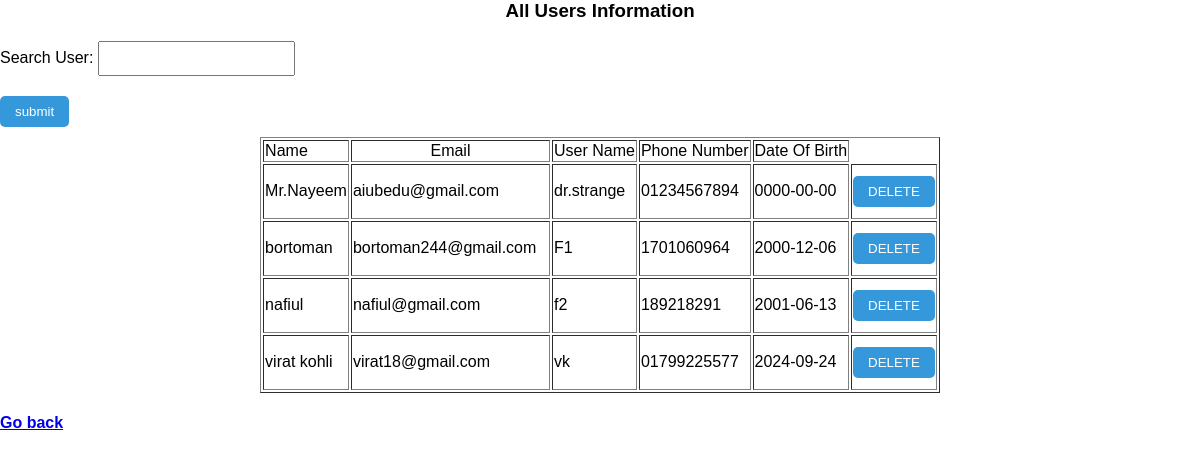
Screenshot of /controller/showAllUser.php with the database file from the repository.
### tables this page shows
CREATE TABLE `userinfo` (
  `Name` varchar(20) NOT NULL,
  `Email` varchar(30) NOT NULL,
  `UserName` varchar(20) NOT NULL,
  `Password` varchar(20) NOT NULL,
  `Phone` varchar(20) NOT NULL,
  `DOB` date NOT NULL,
  `OTP` int(10) NOT NULL,
  `ProfilePic` varchar(100) NOT NULL
);

### model/userModel.php (called while the page is built, shortened)
<?php
function showAllUsers() {
    $con = getConnection();
    $sql = "select * from userinfo where userName!='admin'";
    $result = mysqli_query($con, $sql);
    return $result;
}
?>

### controller/showAllUser.php (the view, shortened to what this page needs)
 <?php
require_once('../model/userModel.php');
?>
<link rel="stylesheet"  href="../asset/CSS/style.css">
<table border=1 align="center">
    <tr>
        <td>Name</td>
        <td align="center"  width=30%>Email</td>
        <td>User Name</td>
        <td>Phone Number</td>
        <td>Date Of Birth</td>
    </tr>
    <h3 align="center">All Users Information</h3>
    <form action="" method="post" onsubmit ="searchUser()">
    Search User: <input type="text" name="userName" value="" /> <br>
    <input type="submit" value="submit">
    </form>
    <?php
    if (isset($_REQUEST['userName'])) {
        $userName = $_REQUEST['userName'];
        $result = searchUsers($userName);
        while ($user = mysqli_fetch_assoc($result)) {
            ?>
            <tr>
                <td><?= $user['Name'] ?></td>
                <td><?= $user['Email'] ?></td>
                <td><?= $user['UserName'] ?></td>
                <td><?= $user['Phone'] ?></td>
                <td><?= $user['DOB'] ?></td>
                <form method="POST">
            <input type="hidden" name="deleteUser" value="<?= $user['UserName'] ?>">
            <td><input type="submit" value="DELETE">
        </tr>
        </form>
            </tr>
        <?php
        }
    }
    else {
    $result =showAllUsers();
    while ($user = mysqli_fetch_assoc($result)) {
        ?>
        <tr>
            <td><?=$user['Name']?></td>
            <td><?=$user['Email']?></td>
            <td><?=$user['UserName']?></td>
            <td><?=$user['Phone']?></td>
            <td><?=$user['DOB']?></td>
            <form method="POST">
            <td><input type="submit" value="DELETE">
        </tr>
    <?php
    }
}
    ?>
</table>
<a href="../view/adminHome.php"><h4>Go back</h4></a>

### asset/css/style.css (style rules this page uses)
input, select { padding: 8px; margin-bottom: 10px; }
input[type="submit"] { display: inline-block; margin-top: 10px; text-decoration: none; padding: 8px 15px; background-color: #3498db; color: #fff; border-radius: 5px; cursor: pointer; border: none; }

### rows the page displays
userinfo: Name "Mr.Nayeem", Email "aiubedu@gmail.com", UserName "dr.strange", Phone "01234567894", DOB "0000-00-00"
userinfo: Name "bortoman", Email "bortoman244@gmail.com", UserName "F1", Phone "1701060964", DOB "2000-12-06"
userinfo: Name "nafiul", Email "nafiul@gmail.com", UserName "f2", Phone "189218291", DOB "2001-06-13"
userinfo: Name "virat kohli", Email "virat18@gmail.com", UserName "vk", Phone "01799225577", DOB "2024-09-24"
